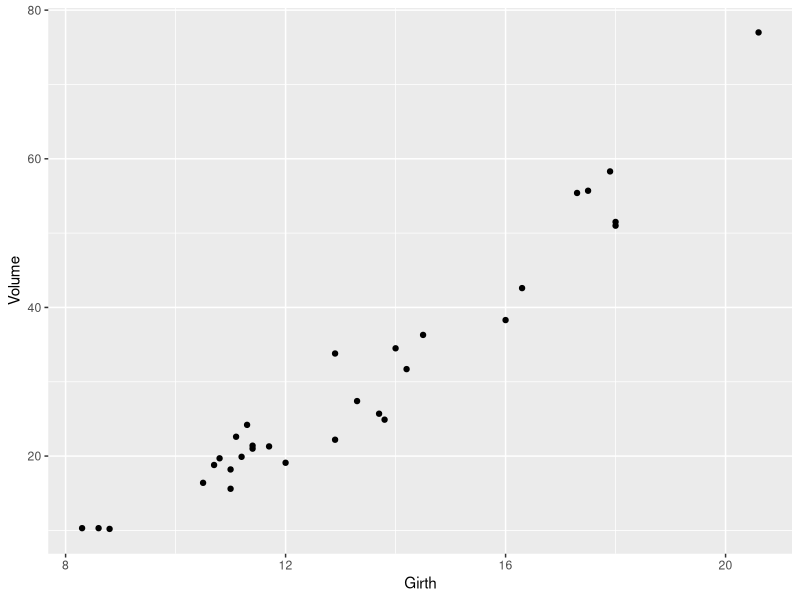
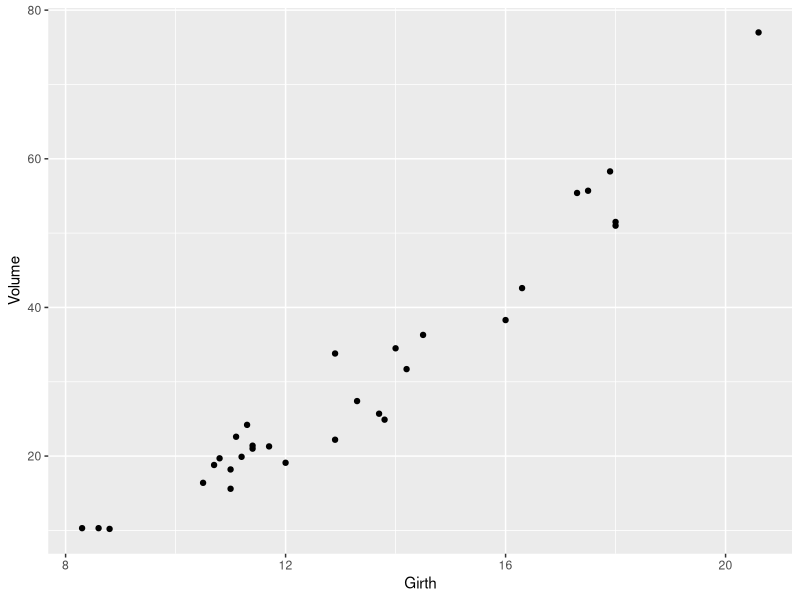
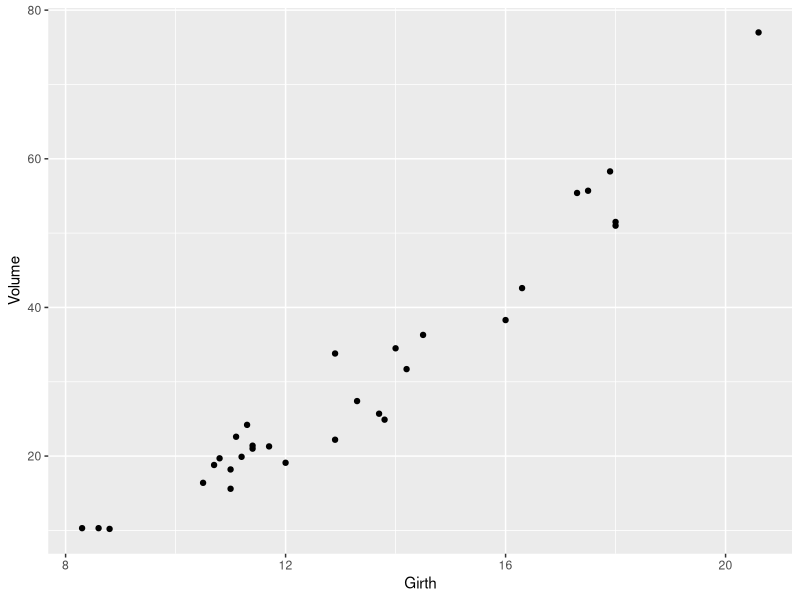

Write the R code that produced these figures, in order. (Note: this script raises an error after producing the figures.)
#-------------------------------------------------------------------------------
#-------------------------------------------------------------------------------
# Seminarium kursvecka 7
#-------------------------------------------------------------------------------
#-------------------------------------------------------------------------------




#-------------------------------------------------------------------------------
#-------------------------------------------------------------------------------
#-------------------------------------------------------------------------------



#-------------------------------------------------------------------------------
# frågor kring hur man använder argument och argumentnamn mm i funktioner
#-------------------------------------------------------------------------------

library(ggplot2)

#

data("trees")
head(trees)
ggplot(data=trees,mapping = aes(x=Girth,y=Volume))+geom_point()

ggplot(trees,aes(x=Girth,y=Volume))+geom_point()

ggplot(mapping = aes(x=Girth,y=Volume),data=trees)+geom_point()


ggplot(data=trees,x=Girth,y=Volume)+geom_point()


ggplot(data = ,mapping = )


x<-rnorm(n = 100)
y<-rnorm(n = 100)+10

t.test(y=y,x=x,"less")




#-------------------------------------------------------------------------------
# genomgång av for-loopar
#-------------------------------------------------------------------------------

for(i in 1:10){
  y<-i^2+10*i-5
  print(y)
}


1^2+10*1-5
2^2+10*2-5
# osv

iter<-10
res<-rep(0,iter)
for(i in 1:10){
  y<-i^2+10*i-5
  res[i]<-y
  #print(y)
}
res
plot(1:10,res)

loop_vect<- 1:5

for(loop_var in loop_vect){
  y<-i^2+10*i-5
  print(y)
}
x<-1:10
y<-x^2+10*x-5
y



#-------------------------------------------------------------------------------
# indexering av data.frames (välja ut specifika rader)
# beskrivande statistik grupperad på en annan variabel
#-------------------------------------------------------------------------------




# skapar lite tidserie data:
# månadsdata över tio år
m<-rep(month.name,10)
y<-rep(2010:2019,each=12)
set.seed(323)
val<-as.vector(arima.sim(model = list(ar=0.99999),n = 120)+10)
plot(val,t="o")
df<-data.frame(year=y,month=m,val=val)
head(df)

df[1,]
df[c(1,13,25),]  # <- att hårdkoda fram rader så här är inte så bra
# vad händer om jag plötsligt får data som inte börjar med januari?

# skapa en lämplig index-vektor istället!
index_jan<-df$month=="January"
temp<-df[index_jan,]

mean(temp$val)

# välja ut alla år: 2015 till 2019
index_2015<-df$year>=2015
df[index_2015,]

# medelvärde för val grupperat på år
agg_df<-aggregate(x = df$val,by=list(df$year),FUN = mean)


str(agg_df)
plot(agg_df$Group.1,agg_df$x,t="o")


# mer beskrivande statistik grupperat på en annan variabel:
aggregate(x = df$val,by=list(df$year),FUN = sd)

aggregate(x = df$val,by=list(df$year),FUN = summary)

aggregate(x = df$val,by=list(df$year),FUN = quantile,probs=c(0.2,0.5,0.8))  
# testa att ändra argumentet probs!

aggregate(x = df$val,by=list(df$month),FUN = median)


# vi löste en uppgift tillsammans se separat fil






#
f<-function(x) exp(-x)

f(3)

step_func<-function(x0=1,h,tol){
  y0<-f(x0)
  cond<-TRUE
  iter<-0
  y_current<-y0
  x<-x0
  while(cond){
    iter<-iter+1
    x<-x+h
    y_prev<-y_current
    y_current<-f(x)
    
    check<-abs(y_current-y_prev)<tol
    
    if(check){
      cond<-FALSE
    }
  }
  return(list(iter=iter,y_current=y_current,y_prev=y_prev))
}

step_func(x0 = 1,h = 1,tol = 0.01)
step_func(x0 = 1,h = 2,tol = 0.01)
step_func(x0 = 1,h = 1,tol = 0.1)

step_func(x0 = 3,h = 1,tol = 0.1)






